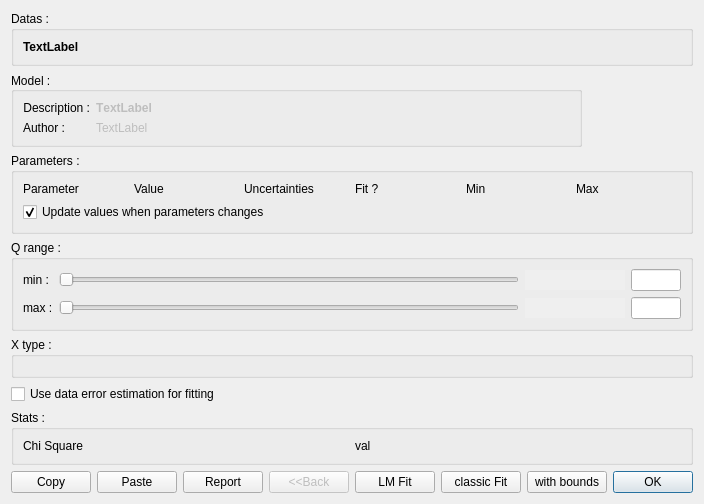
<?xml version="1.0" encoding="UTF-8"?>
<ui version="4.0">
 <class>dlgModel</class>
 <widget class="QDialog" name="dlgModel">
  <property name="windowModality">
   <enum>Qt::NonModal</enum>
  </property>
  <property name="geometry">
   <rect>
    <x>0</x>
    <y>0</y>
    <width>662</width>
    <height>455</height>
   </rect>
  </property>
  <property name="windowTitle">
   <string>Dialog</string>
  </property>
  <layout class="QVBoxLayout" name="verticalLayout">
   <property name="sizeConstraint">
    <enum>QLayout::SetFixedSize</enum>
   </property>
   <item>
    <widget class="QGroupBox" name="groupBox_2">
     <property name="title">
      <string>Datas :</string>
     </property>
     <layout class="QVBoxLayout" name="verticalLayout_4">
      <item>
       <widget class="QLabel" name="labelDatas">
        <property name="font">
         <font>
          <weight>75</weight>
          <italic>false</italic>
          <bold>true</bold>
         </font>
        </property>
        <property name="text">
         <string>TextLabel</string>
        </property>
       </widget>
      </item>
     </layout>
    </widget>
   </item>
   <item>
    <widget class="QGroupBox" name="groupBox">
     <property name="minimumSize">
      <size>
       <width>0</width>
       <height>70</height>
      </size>
     </property>
     <property name="maximumSize">
      <size>
       <width>571</width>
       <height>95</height>
      </size>
     </property>
     <property name="title">
      <string>Model :</string>
     </property>
     <property name="alignment">
      <set>Qt::AlignLeading|Qt::AlignLeft|Qt::AlignVCenter</set>
     </property>
     <layout class="QFormLayout" name="formLayout">
      <item row="0" column="0">
       <widget class="QLabel" name="label_3">
        <property name="text">
         <string>Description :</string>
        </property>
        <property name="alignment">
         <set>Qt::AlignRight|Qt::AlignTrailing|Qt::AlignVCenter</set>
        </property>
       </widget>
      </item>
      <item row="0" column="1">
       <widget class="QLabel" name="labelDescription">
        <property name="enabled">
         <bool>false</bool>
        </property>
        <property name="palette">
         <palette>
          <active>
           <colorrole role="Mid">
            <brush brushstyle="SolidPattern">
             <color alpha="255">
              <red>170</red>
              <green>0</green>
              <blue>0</blue>
             </color>
            </brush>
           </colorrole>
           <colorrole role="Text">
            <brush brushstyle="SolidPattern">
             <color alpha="255">
              <red>170</red>
              <green>0</green>
              <blue>0</blue>
             </color>
            </brush>
           </colorrole>
          </active>
          <inactive>
           <colorrole role="Mid">
            <brush brushstyle="SolidPattern">
             <color alpha="255">
              <red>170</red>
              <green>0</green>
              <blue>0</blue>
             </color>
            </brush>
           </colorrole>
           <colorrole role="Text">
            <brush brushstyle="SolidPattern">
             <color alpha="255">
              <red>170</red>
              <green>0</green>
              <blue>0</blue>
             </color>
            </brush>
           </colorrole>
          </inactive>
          <disabled>
           <colorrole role="Mid">
            <brush brushstyle="SolidPattern">
             <color alpha="255">
              <red>170</red>
              <green>0</green>
              <blue>0</blue>
             </color>
            </brush>
           </colorrole>
           <colorrole role="Text">
            <brush brushstyle="SolidPattern">
             <color alpha="255">
              <red>120</red>
              <green>120</green>
              <blue>120</blue>
             </color>
            </brush>
           </colorrole>
          </disabled>
         </palette>
        </property>
        <property name="font">
         <font>
          <weight>75</weight>
          <bold>true</bold>
          <kerning>false</kerning>
         </font>
        </property>
        <property name="text">
         <string>TextLabel</string>
        </property>
       </widget>
      </item>
      <item row="1" column="0">
       <widget class="QLabel" name="label_5">
        <property name="text">
         <string>Author :</string>
        </property>
        <property name="alignment">
         <set>Qt::AlignRight|Qt::AlignTrailing|Qt::AlignVCenter</set>
        </property>
       </widget>
      </item>
      <item row="1" column="1">
       <widget class="QLabel" name="labelAuthor">
        <property name="enabled">
         <bool>false</bool>
        </property>
        <property name="text">
         <string>TextLabel</string>
        </property>
       </widget>
      </item>
     </layout>
    </widget>
   </item>
   <item>
    <widget class="QGroupBox" name="gbParameters">
     <property name="title">
      <string>Parameters :</string>
     </property>
     <layout class="QVBoxLayout" name="verticalLayout_3">
      <item>
       <layout class="QGridLayout" name="gridParameters">
        <item row="0" column="1">
         <widget class="QLabel" name="label_6">
          <property name="text">
           <string>Value</string>
          </property>
         </widget>
        </item>
        <item row="0" column="4">
         <widget class="QLabel" name="label_8">
          <property name="text">
           <string>Min</string>
          </property>
         </widget>
        </item>
        <item row="0" column="5">
         <widget class="QLabel" name="label_9">
          <property name="text">
           <string>Max</string>
          </property>
         </widget>
        </item>
        <item row="0" column="0">
         <widget class="QLabel" name="label_4">
          <property name="text">
           <string>Parameter</string>
          </property>
         </widget>
        </item>
        <item row="0" column="3">
         <widget class="QLabel" name="label_7">
          <property name="text">
           <string>Fit ?</string>
          </property>
         </widget>
        </item>
        <item row="0" column="2">
         <widget class="QLabel" name="label_11">
          <property name="text">
           <string>Uncertainties</string>
          </property>
         </widget>
        </item>
       </layout>
      </item>
      <item>
       <widget class="QCheckBox" name="updateFit">
        <property name="text">
         <string>Update values when parameters changes</string>
        </property>
        <property name="checked">
         <bool>true</bool>
        </property>
       </widget>
      </item>
     </layout>
    </widget>
   </item>
   <item>
    <widget class="QGroupBox" name="groupBox_3">
     <property name="title">
      <string>Q range :</string>
     </property>
     <layout class="QGridLayout" name="gridLayout">
      <item row="0" column="1">
       <layout class="QGridLayout" name="gridLayout_3">
        <item row="0" column="0">
         <widget class="QLabel" name="label">
          <property name="text">
           <string>min :</string>
          </property>
         </widget>
        </item>
        <item row="1" column="1">
         <widget class="QSlider" name="sliderQmax">
          <property name="orientation">
           <enum>Qt::Horizontal</enum>
          </property>
         </widget>
        </item>
        <item row="1" column="0">
         <widget class="QLabel" name="label_2">
          <property name="text">
           <string>max :</string>
          </property>
         </widget>
        </item>
        <item row="0" column="1">
         <widget class="QSlider" name="sliderQmin">
          <property name="orientation">
           <enum>Qt::Horizontal</enum>
          </property>
         </widget>
        </item>
        <item row="0" column="2">
         <widget class="QLineEdit" name="editQmin">
          <property name="enabled">
           <bool>false</bool>
          </property>
          <property name="sizePolicy">
           <sizepolicy hsizetype="Fixed" vsizetype="Fixed">
            <horstretch>0</horstretch>
            <verstretch>0</verstretch>
           </sizepolicy>
          </property>
          <property name="minimumSize">
           <size>
            <width>50</width>
            <height>0</height>
           </size>
          </property>
          <property name="maximumSize">
           <size>
            <width>100</width>
            <height>16777215</height>
           </size>
          </property>
          <property name="font">
           <font>
            <kerning>true</kerning>
           </font>
          </property>
          <property name="frame">
           <bool>false</bool>
          </property>
         </widget>
        </item>
        <item row="1" column="2">
         <widget class="QLineEdit" name="editQmax">
          <property name="enabled">
           <bool>false</bool>
          </property>
          <property name="sizePolicy">
           <sizepolicy hsizetype="Fixed" vsizetype="Fixed">
            <horstretch>0</horstretch>
            <verstretch>0</verstretch>
           </sizepolicy>
          </property>
          <property name="minimumSize">
           <size>
            <width>50</width>
            <height>0</height>
           </size>
          </property>
          <property name="maximumSize">
           <size>
            <width>100</width>
            <height>16777215</height>
           </size>
          </property>
          <property name="frame">
           <bool>false</bool>
          </property>
         </widget>
        </item>
        <item row="0" column="3">
         <widget class="QLineEdit" name="editQminVal">
          <property name="minimumSize">
           <size>
            <width>30</width>
            <height>0</height>
           </size>
          </property>
          <property name="maximumSize">
           <size>
            <width>50</width>
            <height>16777215</height>
           </size>
          </property>
         </widget>
        </item>
        <item row="1" column="3">
         <widget class="QLineEdit" name="editQmaxVal">
          <property name="maximumSize">
           <size>
            <width>50</width>
            <height>16777215</height>
           </size>
          </property>
         </widget>
        </item>
       </layout>
      </item>
     </layout>
    </widget>
   </item>
   <item>
    <widget class="QGroupBox" name="groupPlotExp">
     <property name="title">
      <string>X type :</string>
     </property>
     <layout class="QVBoxLayout" name="verticalLayout_2">
      <item>
       <layout class="QGridLayout" name="gridLayoutPlotExp"/>
      </item>
     </layout>
    </widget>
   </item>
   <item>
    <widget class="QCheckBox" name="chkUseError">
     <property name="text">
      <string>Use data error estimation for fitting</string>
     </property>
    </widget>
   </item>
   <item>
    <widget class="QGroupBox" name="groupBox_4">
     <property name="title">
      <string>Stats :</string>
     </property>
     <layout class="QHBoxLayout" name="horizontalLayout">
      <item>
       <widget class="QLabel" name="label_10">
        <property name="text">
         <string>Chi Square</string>
        </property>
       </widget>
      </item>
      <item>
       <widget class="QLabel" name="lblChi">
        <property name="text">
         <string>val</string>
        </property>
       </widget>
      </item>
     </layout>
    </widget>
   </item>
   <item>
    <layout class="QGridLayout" name="gridLayout_4">
     <item row="0" column="7">
      <widget class="QPushButton" name="btnFitBounds">
       <property name="text">
        <string>with bounds</string>
       </property>
      </widget>
     </item>
     <item row="0" column="3">
      <widget class="QPushButton" name="btnReport">
       <property name="text">
        <string>Report</string>
       </property>
      </widget>
     </item>
     <item row="0" column="9">
      <widget class="QDialogButtonBox" name="buttonBox">
       <property name="layoutDirection">
        <enum>Qt::LeftToRight</enum>
       </property>
       <property name="orientation">
        <enum>Qt::Horizontal</enum>
       </property>
       <property name="standardButtons">
        <set>QDialogButtonBox::Ok</set>
       </property>
       <property name="centerButtons">
        <bool>false</bool>
       </property>
      </widget>
     </item>
     <item row="0" column="6">
      <widget class="QPushButton" name="btnFit">
       <property name="text">
        <string>classic Fit</string>
       </property>
       <property name="flat">
        <bool>false</bool>
       </property>
      </widget>
     </item>
     <item row="0" column="2">
      <widget class="QPushButton" name="btnPaste">
       <property name="text">
        <string>Paste</string>
       </property>
      </widget>
     </item>
     <item row="0" column="4">
      <widget class="QPushButton" name="btnBack">
       <property name="enabled">
        <bool>false</bool>
       </property>
       <property name="text">
        <string>&lt;&lt;Back</string>
       </property>
      </widget>
     </item>
     <item row="0" column="1">
      <widget class="QPushButton" name="btnCopy">
       <property name="text">
        <string>Copy</string>
       </property>
      </widget>
     </item>
     <item row="0" column="5">
      <widget class="QPushButton" name="btnFitLMFIT">
       <property name="text">
        <string>LM Fit</string>
       </property>
      </widget>
     </item>
    </layout>
   </item>
  </layout>
 </widget>
 <resources/>
 <connections>
  <connection>
   <sender>buttonBox</sender>
   <signal>accepted()</signal>
   <receiver>dlgModel</receiver>
   <slot>accept()</slot>
   <hints>
    <hint type="sourcelabel">
     <x>248</x>
     <y>254</y>
    </hint>
    <hint type="destinationlabel">
     <x>157</x>
     <y>274</y>
    </hint>
   </hints>
  </connection>
  <connection>
   <sender>buttonBox</sender>
   <signal>rejected()</signal>
   <receiver>dlgModel</receiver>
   <slot>reject()</slot>
   <hints>
    <hint type="sourcelabel">
     <x>316</x>
     <y>260</y>
    </hint>
    <hint type="destinationlabel">
     <x>286</x>
     <y>274</y>
    </hint>
   </hints>
  </connection>
 </connections>
</ui>
